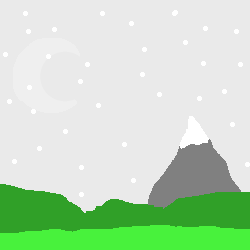
#> input picture assets/backgrounds/Background_Night.png, 250 x 250 px
$ jupyter execute --allow-errors 'CSCI2160U - Assignment 2 Notebook.ipynb'
#> lines starting #> are read from the running program, lines starting #| are printed output that depends on the picture
# CSCI 2160U - Digital Media
## Assignment 2

This is a group assignment.

This Jupyter notebook is a complementary resource to your assignment.

Look for more instructions in the main assignment document.

### Jupyter Notebook for Generating the NFT Collection Programatically
- Importing used libraries

[cell 1]
import numpy as np
import pandas as pd
import json
import random
import os
import re
from PIL import Image
from matplotlib import pyplot as plt

from random import randint

#### Defining the classes and functions

In the cell bellow, we are defining the `NFT` class object which will represent each NFT image created. We also have the `NFTFactory` class, which is responsible for creating the `NFT` objects.

[cell 2]
class NFT():
    """ Represents a NFT image and its properties.
    """

    def __init__(self):
        self.image = None
        self.metadata = {
            "score" : 1.0,
            "rank" : 0,
            "attributes": []
        }

    def merge(self, overlay):
        """ Merges all the layer of a NFT to create one image
        """
        if self.image is None:
            self.image = overlay
            return

        self.image = Image.alpha_composite(self.image, overlay)


class NFTFactory():
    """ Factory class of NFT
    This class knows how to create NFTs
    """


    def __init__(self, name, traits):
        self.collection = []
        self.trait_keys = []

        self.name = name
        self.traits = traits

    def read_image(self, img_path):
        #Colour used by program to overwrite asset.
        assetColour = np.array([234, 234, 234, 255])

        img = Image.open(img_path).convert('RGBA')
        img_array = np.asarray(img).copy()

        #Apply a random color
        randomColour = np.array([randint(0,255), randint(0,255), randint(0,255), 255])

            #Paint random colour over image asset.
        for i in range(img_array.shape[0]):
            for j in range(img_array.shape[1]):
                if np.array_equal(img_array[i,j,:], assetColour):
                    img_array[i,j,:] = randomColour
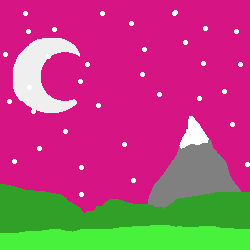
#> img_array: shape (250, 250, 4); mean R, G, B, A 179.1, 75.9, 121, 255

        img = Image.fromarray(img_array)

        return img

    def show_grid(self, n=None, cols=5, offset=0, teaser=False):
        """ This renders all n NFTs in a grid format within cols columns.
        """
#> called with n = 15, cols = 5, offset = 0, teaser = False
        if n is None:
            n = len(self.collection)

        if n == 0:
            return

        rows = int(n / cols)
#> rows = 3

        _, axs = plt.subplots(max(rows, 1), min(cols, n), figsize=(69, 69))
        axs = axs.flatten()

        for nft, ax in zip(self.collection[offset:], axs):
            ax.imshow(nft.image)
#> this loop made 0 passes

        plt.show()

    def roll_trait(self, trait):
        files = []
        for t in self.traits[trait]:
            files.extend([t] * self.traits[trait][t])

        choice = random.choice(files)

        return choice, self.traits[trait][choice]

    def create_nft(self):
        nft = NFT()
        traits = []
        for trait in self.traits:
            asset, rar = self.roll_trait(trait)
            nft.merge(self.read_image(asset))

            nft.metadata["attributes"].append({
                "trait_type": trait.title(),
                "value": asset,
                "rarity": rar,
            })

            traits.append(asset)

        traits.sort()
        trait_key = "-".join(traits)

        return nft, trait_key

    def generate(self, n=1):
        self.trait_keys = []

        nfts = []

        max_nfts = 1

        trait_counts = [len(self.traits[t]) for t in self.traits]
        for c in trait_counts:
            max_nfts *= c

        while len(nfts) < max_nfts or len(nfts) < n:
            nft, trait_key = self.create_nft()

            if trait_key in self.trait_keys:
                continue

            nft.metadata["trait_key"] = trait_key
            self.trait_keys.append(trait_key)

            nfts.append(nft)

        #Modified to allow for multiple instances of nfts with the same assets (due to colour swapping)
        self.collection.extend(nfts)

    def save(self, base_path):
#> called with base_path = './assets/generated'
        order = list(range(len(self.collection)))

        i2a = {}
        for i in order:
            nft = self.collection[i]
            nft.image_name = "{}.png".format(i)
            nft.name = "{} #{}".format(self.name, (i+1))

            file_loc = os.path.join(base_path, nft.image_name)
            nft.image.save(file_loc)

    def sort_by_rarity(self):
        # order by aggregate probability sum (lower is rarer)

        for nft in self.collection:
            score = sum([t["rarity"] for t in nft.metadata["attributes"]])
            nft.metadata["score"] = score

        self.collection.sort(key=lambda x: (x.metadata["score"]), reverse=True)
    #Function I wrote to empty NFTFactory for testing purposes while still retaining batch generation functionality.
    def dump(self):
        self.collection = []
